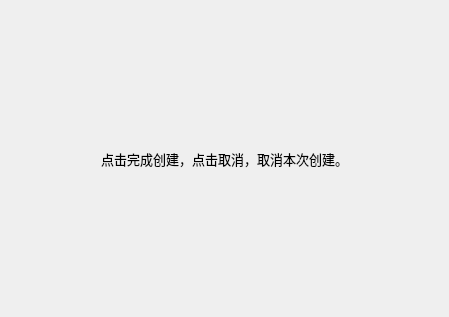
<?xml version="1.0" encoding="UTF-8"?>
<ui version="4.0">
 <class>ConfirmPage</class>
 <widget class="QWizardPage" name="ConfirmPage">
  <property name="geometry">
   <rect>
    <x>0</x>
    <y>0</y>
    <width>449</width>
    <height>317</height>
   </rect>
  </property>
  <property name="windowTitle">
   <string>WizardPage</string>
  </property>
  <layout class="QGridLayout" name="gridLayout">
   <item row="0" column="0">
    <layout class="QVBoxLayout" name="verticalLayout">
     <item>
      <widget class="QLabel" name="label">
       <property name="font">
        <font>
         <pointsize>10</pointsize>
        </font>
       </property>
       <property name="text">
        <string>点击完成创建，点击取消，取消本次创建。</string>
       </property>
       <property name="alignment">
        <set>Qt::AlignCenter</set>
       </property>
      </widget>
     </item>
    </layout>
   </item>
  </layout>
 </widget>
 <resources/>
 <connections/>
</ui>
